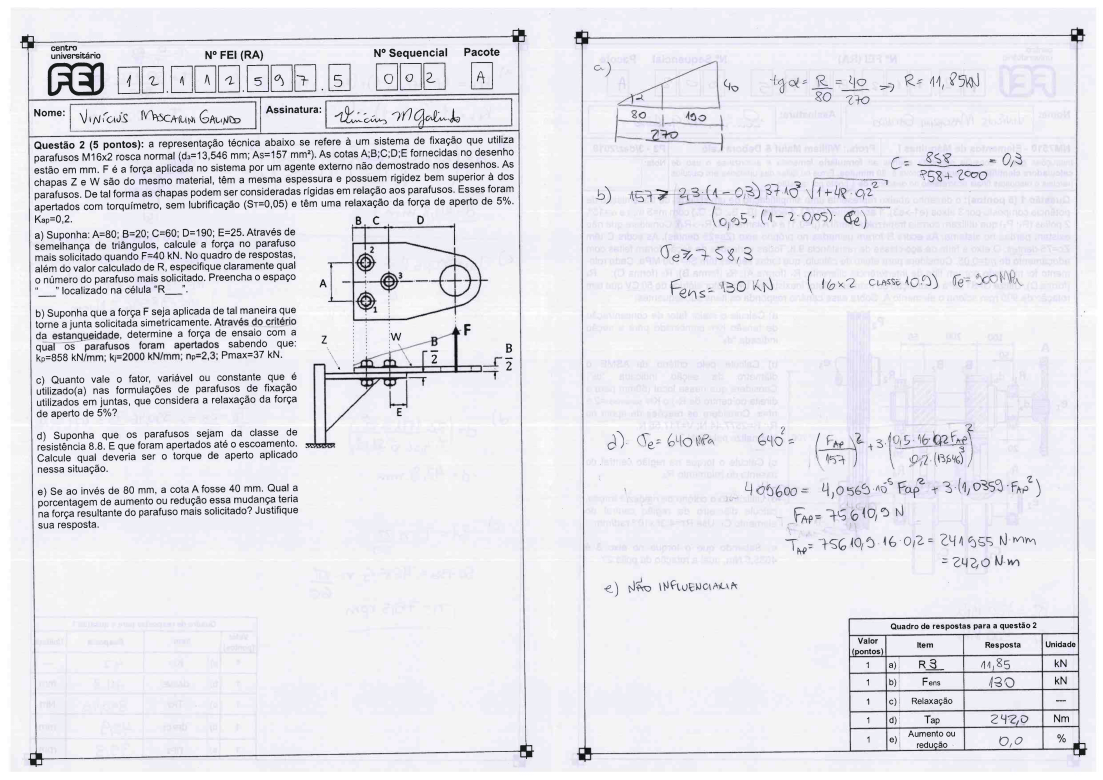
#> input picture database_files/exams/NM7510_P3_A_2019_2/NM7510_P3_pacote_A_2_sem_2019-04.png, 3307 x 2338 px, found by its file name (shown at 1/3 size)
$ python VersaoFinal_2.py
#> lines starting #> are read from the running program, lines starting #| are printed output that depends on the picture; long printed decimals are rounded
import cv2
import numpy as np

img = cv2.imread("database_files/exams/NM7510_P3_2019_2/NM7510_P3_pacote_A_2_sem_2019-04.png",1)
#> img is the input picture: shape (2338, 3307, 3); mean B, G, R 236.1, 230.1, 230.6
gray_img = cv2.cvtColor(img, cv2.COLOR_BGR2GRAY)

template = cv2.imread('database_files/track_markers/template3.png',cv2.IMREAD_GRAYSCALE)
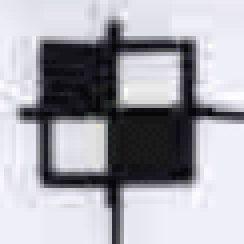
#> input picture database_files/track_markers/template3.png, 61 x 61 px, found by its file name (shown 4 times larger)
#> template: shape (61, 61); min 0, max 254, mean 167.9
w, h = template.shape[::-1]
#> w = 61; h = 61

result = cv2.matchTemplate(gray_img, template, cv2.TM_CCOEFF_NORMED)
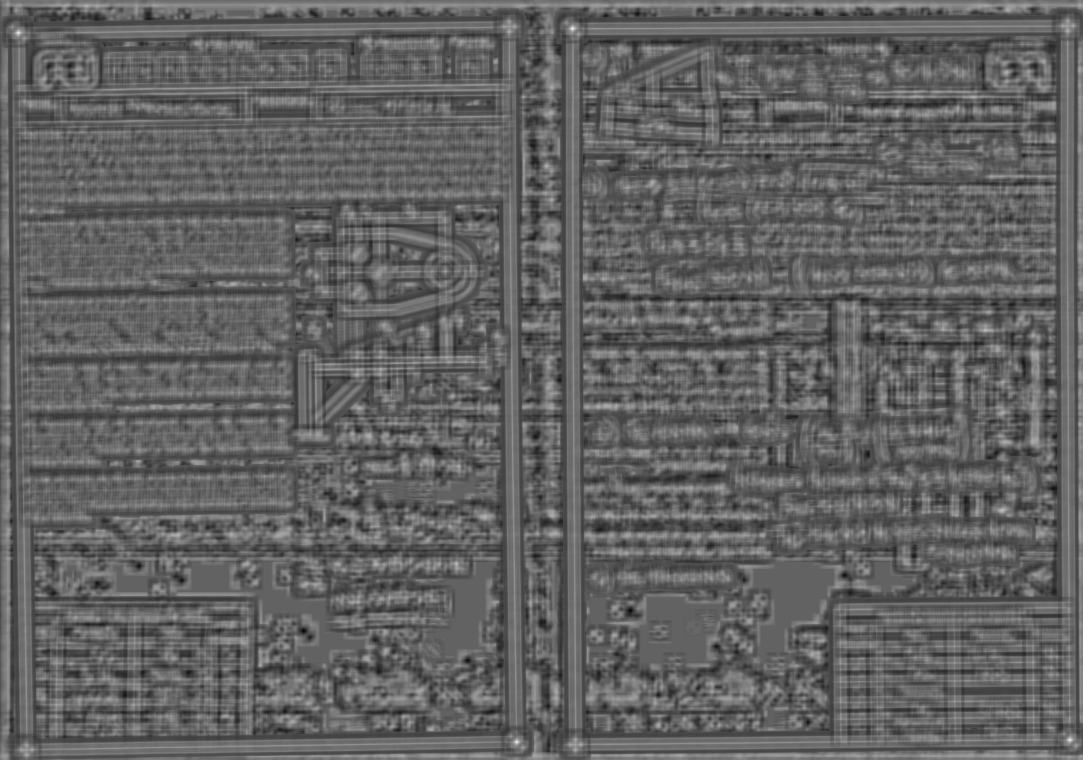
#> result: shape (2278, 3247) float32 (shown at 1/3 size); min -0.607, max 0.957, mean -0.00337; drawn with min black and max white
loc = np.where(result >= 0.659)
#> loc = 178 positions, rows 82 to 2228, columns 51 to 3213

for rt in zip(*loc[::-1]):
    cv2.rectangle(img, rt, (rt[0] + w, rt[1] + h), (0, 255, 0), 3)
    if rt[0] < 300 and rt[1]<200:
        m1x = rt[0]
        m1y = rt[1]
    if rt[0] > 300 and rt[0] < 1600 and rt[1]<200:
        m2x = rt[0]
        m2y = rt[1]
    if rt[0] < 300 and rt[1] > 2000:
        m3x = rt[0]
        m3y = rt[1]
    if rt[0] > 300 and rt[0] < 1600 and rt[1]>2000:
        m4x = rt[0]
        m4y = rt[1]
    if rt[0] > 1600 and rt[0] < 3000 and rt[1]<200:
        m5x = rt[0]
        m5y = rt[1]
    if rt[0] > 3000 and rt[1]<200:
        m6x = rt[0]
        m6y = rt[1]
    if rt[0] > 1600 and rt[0] < 3000 and rt[1]>2000:
        m7x = rt[0]
        m7y = rt[1]
    if rt[0] > 3000 and rt[1]>2000:
        m8x = rt[0]
        m8y = rt[1]
#> this loop made 178 passes
#> (m5x, m5y) on passes 1 to 12: (1716, 82), (1717, 82), (1718, 82), (1719, 82), (1715, 83), (1716, 83), (1717, 83), (1718, 83), (1719, 83), (1720, 83), (1714, 84), (1715, 84)
#> (m1x, m1y) on passes 53 to 58: (54, 95), (55, 95), (53, 96), (54, 96), (55, 96), (56, 96)

template2 = cv2.imread('database_files/track_markers/template4.png',cv2.IMREAD_GRAYSCALE)
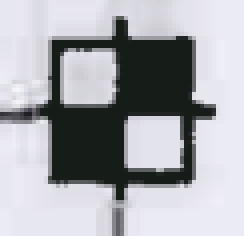
#> input picture database_files/track_markers/template4.png, 61 x 59 px, found by its file name (shown 4 times larger)
#> template2: shape (59, 61); min 28, max 246, mean 170.7
r, f = template2.shape[::-1]
#> r = 61; f = 59

result2 = cv2.matchTemplate(gray_img, template2, cv2.TM_CCOEFF_NORMED)
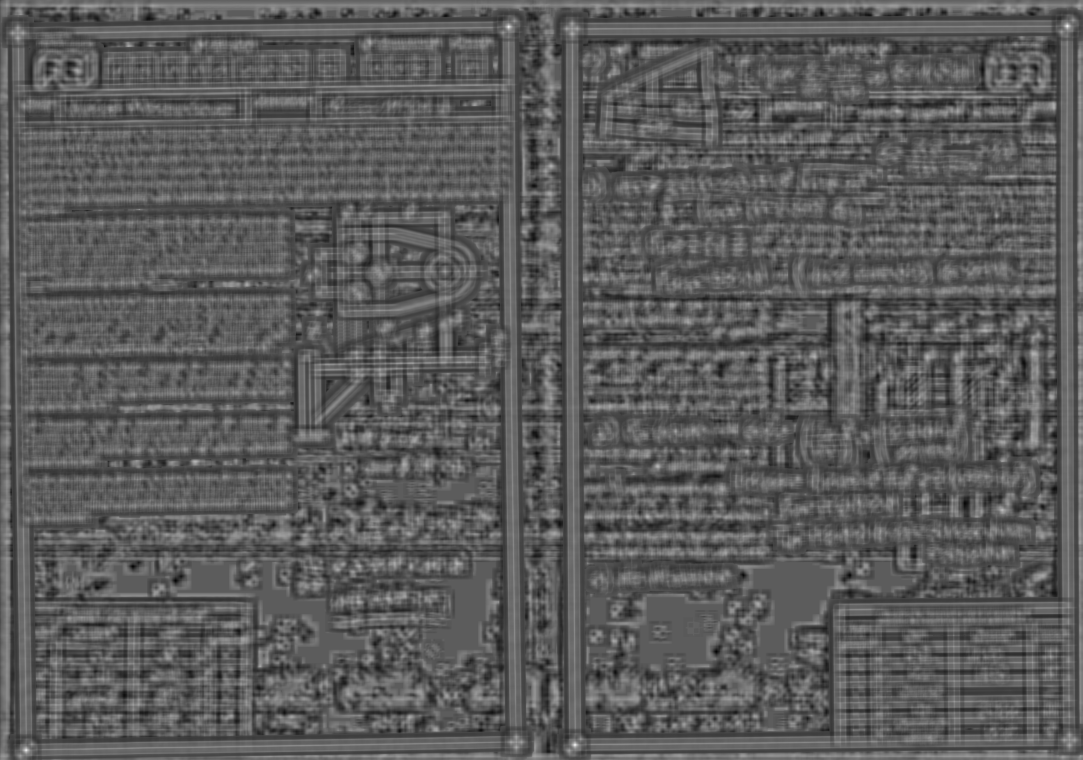
#> result2: shape (2280, 3247) float32 (shown at 1/3 size); min -0.548, max 0.965, mean -0.00304; drawn with min black and max white
loc2 = np.where(result2 >= 0.659)
#> loc2 = 168 positions, rows 74 to 2253, columns 74 to 3206

for pt in zip(*loc2[::-1]):
    cv2.rectangle(img, pt, (pt[0] + r, pt[1] + f), (0, 255, 0), 3)
    if pt[0] < 300 and pt[1]<200:
        m1x = pt[0]
        m1y = pt[1]
    if pt[0] > 300 and pt[0] < 1600 and pt[1]<200:
        m2x = pt[0]
        m2y = pt[1]
    if pt[0] < 300 and pt[1] > 2000:
        m3x = pt[0]
        m3y = pt[1]
    if pt[0] > 300 and pt[0] < 1600 and pt[1]>2000:
        m4x = pt[0]
        m4y = pt[1]
    if pt[0] > 1600 and pt[0] < 3000 and pt[1]<200:
        m5x = pt[0]
        m5y = pt[1]
    if pt[0] > 3000 and pt[1]<200:
        m6x = pt[0]
        m6y = pt[1]
    if pt[0] > 1600 and pt[0] < 3000 and pt[1]>2000:
        m7x = pt[0]
        m7y = pt[1]
    if pt[0] > 3000 and pt[1]>2000:
        m8x = pt[0]
        m8y = pt[1]
#> this loop made 168 passes
#> (m6x, m6y) on passes 1 to 12: (3201, 74), (3202, 74), (3200, 75), (3201, 75), (3202, 75), (3203, 75), (3199, 76), (3200, 76), (3201, 76), (3202, 76), (3203, 76), (3204, 76)
#> (m2x, m2y) on passes 13, 14, 23, 24, 25, 26: (1525, 77), (1526, 77), (1524, 78), (1525, 78), (1526, 78), (1527, 78)

print("m1: [{0},{1}]\nm2: [{2},{3}]\nm3: [{4},{5}]\nm4: [{6},{7}]".format(m1x, m1y, m2x, m2y, m3x, m3y, m4x, m4y))
#| m1: [56,101]
#| m2: [1526,83]
#| m3: [79,2253]
#| m4: [1552,2228]
print("m5: [{0},{1}]\nm6: [{2},{3}]\nm7: [{4},{5}]\nm8: [{6},{7}]".format(m5x, m5y, m6x, m6y, m7x, m7y, m8x, m8y))
#| m5: [1718,89]
#| m6: [3203,81]
#| m7: [1725,2238]
#| m8: [3211,2222]

lx1 = [m1x,m2x,m3x,m4x]
#> lx1 = [56, 1526, 79, 1552]
ly1 = [m1y,m2y,m3y,m4y]
#> ly1 = [101, 83, 2253, 2228]
lx2 = [m5x,m6x,m7x,m8x]
#> lx2 = [1718, 3203, 1725, 3211]
ly2 = [m5y,m6y,m7y,m8y]
#> ly2 = [89, 81, 2238, 2222]

if m1y>m2y:
    dy = m1y-m2y
#> dy = 18
    dx = m2x - m1x
#> dx = 1470
    arc = np.degrees(np.arctan(dy/dx))
#> arc = 0.702
    print(arc)
#| 0.7015

    rows, cols, j = img.shape
#> rows = 2338; cols = 3307; j = 3
    M = cv2.getRotationMatrix2D((cols//2,rows//2),-arc,1)
#> M = [[1, -0.0122, 14.44], [0.0122, 1, -20.15]]
    imgf = cv2.warpAffine(img,M,(cols,rows))
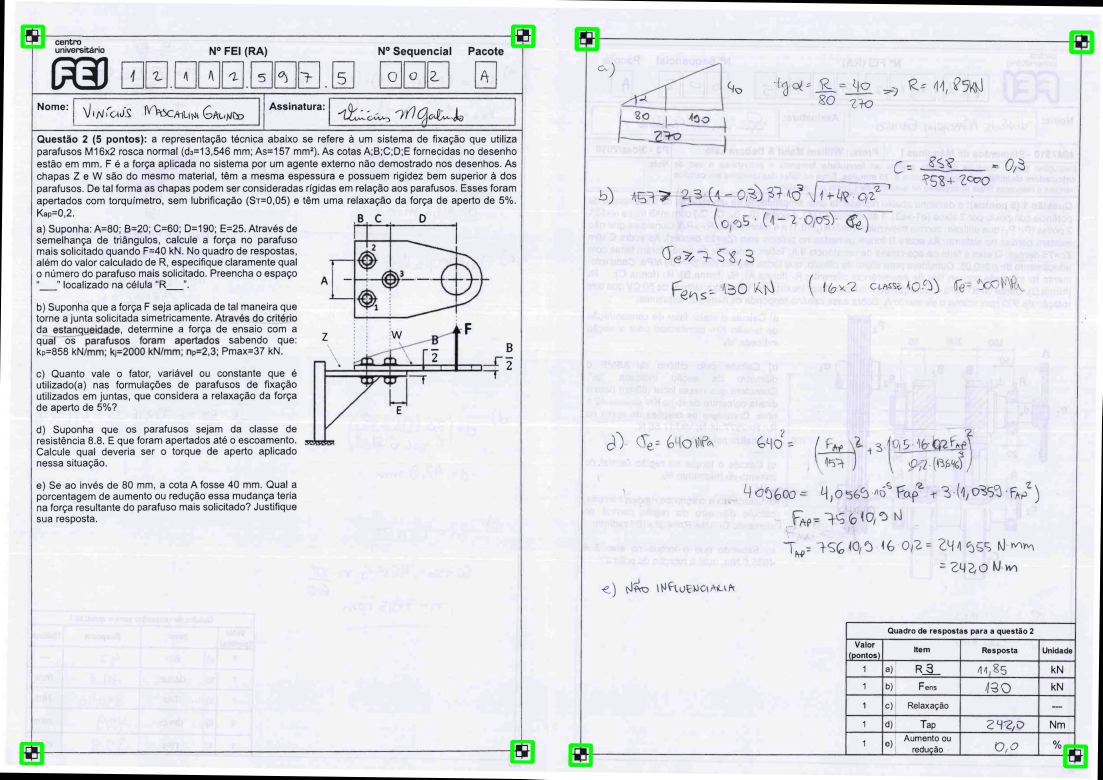
#> imgf: shape (2338, 3307, 3) (shown at 1/3 size); mean B, G, R 233.7, 228.6, 228.3
elif m2y>m1y:
    dy = m2y-m1y
    dx = m2x-m1x
    arc = np.degrees(np.arctan(dy/dx))
    print(arc)

    rows, cols, j = img.shape
    M = cv2.getRotationMatrix2D((cols//2,rows//2),arc,1)
    imgf = cv2.warpAffine(img,M,(cols,rows))

if m7y>m8y:
    dy2 = m7y-m8y
#> dy2 = 16
    dx2 = m8x - m7x
#> dx2 = 1486
    arc2 = np.degrees(np.arctan(dy2/dx2))
#> arc2 = 0.617
    print(arc2)
#| 0.6169

    rows, cols, j = img.shape
    M = cv2.getRotationMatrix2D((cols//2,rows//2),-arc2,1)
#> M = [[1, -0.0108, 12.68], [0.0108, 1, -17.73]]
    imgf2 = cv2.warpAffine(img,M,(cols,rows))
elif m8y>m7y:
    dy2 = m8y-m7y
    dx2 = m8x-m7x
    arc2 = np.degrees(np.arctan(dy2/dx2))
    print(arc2)

    rows, cols, j = img.shape
    M = cv2.getRotationMatrix2D((cols//2,rows//2),arc2,1)
    imgf2 = cv2.warpAffine(img,M,(cols,rows))

img1 = imgf[ min(ly1, key=int)+int(h/2): max(ly1, key=int),  min(lx1, key=int)+int(w/1.5): max(lx1, key=int)+int(w/3.5)]
img2 = imgf2[ min(ly2, key=int)+int(h/2): max(ly2, key=int)+int(h/2),  min(lx2, key=int)+int(w/2): max(lx2, key=int)+int(w/2)]

img1 = img1[::3,::3]
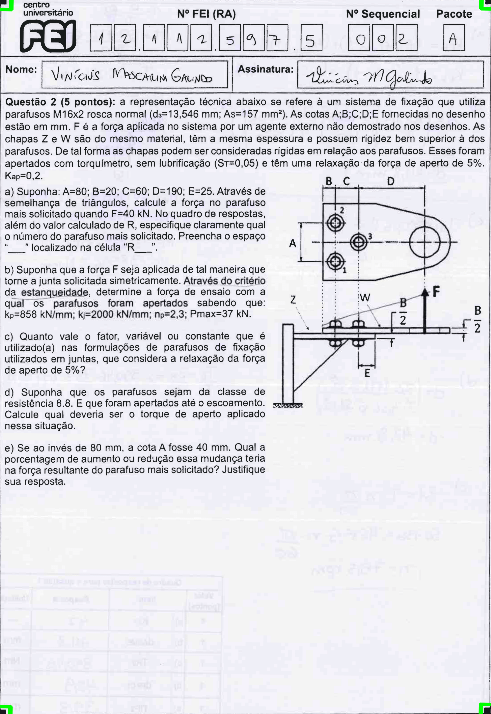
#> img1: shape (714, 491, 3); mean B, G, R 228.1, 222.8, 222.9
img2 = img2[::3,::3]
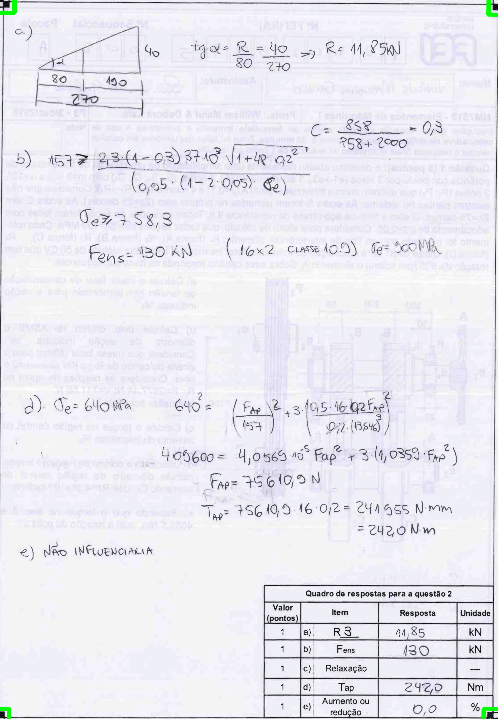
#> img2: shape (719, 498, 3); mean B, G, R 239.5, 232.6, 233
cv2.imshow("img", img1)
cv2.imshow("img2", img2)
cv2.waitKey(0)
